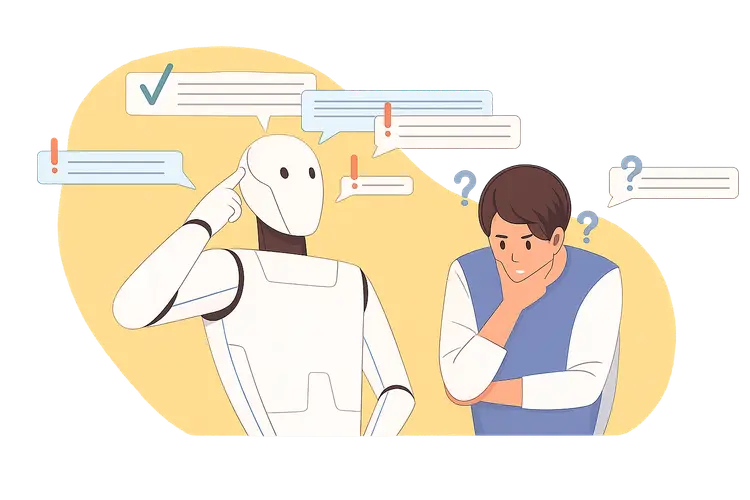
#> input picture frontend/.next/dev/cache/images/7q58CKzg7CNOY7ApJglathxj9_qNiTQ9TF8xDW1J9GE/14400.1782273585156.MlfGrf5TFdXEvrw17TzLQF3LCq52mcF9yDaaZwYTH5E.Vy8iMjNhODUwLTE5ZWY2ZWNiYzRhIg.webp, 750 x 500 px
$ python pipeline_gradiente.py --input ../frontend/.next/dev/cache/images/7q58CKzg7CNOY7ApJglathxj9_qNiTQ9TF8xDW1J9GE/14400.1782273585156.MlfGrf5TFdXEvrw17TzLQF3LCq52mcF9yDaaZwYTH5E.Vy8iMjNhODUwLTE5ZWY2ZWNiYzRhIg.webp
#> lines starting #> are read from the running program, lines starting #| are printed output that depends on the picture
import argparse
import json
from pathlib import Path

import numpy as np
import matplotlib.pyplot as plt
from PIL import Image
from matplotlib.patches import FancyBboxPatch

TAMANHO_RESIZE = (224, 224)

# Limiares para o veredito
LIMIAR_PCA_SUSPEITO = 1.5
LIMIAR_MAGNITUDE_SUSPEITA = 30.0

def _carregar_imagem(caminho: str) -> Image.Image:
    """
    Abre a imagem e converte para RGB.
    """
    return Image.open(caminho).convert("RGB")


def _aplicar_resize(imagem: Image.Image) -> Image.Image:
    """
    Padroniza o tamanho da imagem.
    """
    return imagem.resize(TAMANHO_RESIZE, Image.LANCZOS)


def _aplicar_grayscale(imagem: Image.Image) -> Image.Image:
    """
    Converte para escala de cinza mantendo 3 canais.
    """
    return imagem.convert("L").convert("RGB")

def _calcular_luminancia(imagem: Image.Image) -> np.ndarray:

    arr = np.array(
        imagem,
        dtype=np.float32
    )

    return (
        0.2126 * arr[:, :, 0] +
        0.7152 * arr[:, :, 1] +
        0.0722 * arr[:, :, 2]
    )


def _calcular_gradientes(
    luminancia: np.ndarray
) -> tuple:

    gx = np.diff(
        luminancia,
        axis=1
    )

    gy = np.diff(
        luminancia,
        axis=0
    )

    gx = gx[:gx.shape[0] - 1, :]

    gy = gy[:, :gy.shape[1] - 1]

    return gx, gy


def _calcular_pca(
    gx: np.ndarray,
    gy: np.ndarray
) -> tuple:


    M = np.column_stack([
        gx.flatten(),
        gy.flatten()
    ])

    M = M - M.mean(axis=0)

    C = (
        M.T @ M
    ) / M.shape[0]

    autovalores = np.sort(
        np.linalg.eigvalsh(C)
    )[::-1]

    razao = (
        autovalores[0] /
        (autovalores[1] + 1e-10)
    )

    magnitude = float(
        np.sqrt(
            gx**2 + gy**2
        ).mean()
    )

    return (
        round(float(razao), 2),
        round(magnitude, 2)
    )


def _gerar_imagem_gradiente(
    gx: np.ndarray,
    gy: np.ndarray
) -> Image.Image:
    """
    Gera a imagem visual do campo de gradiente.
    """

    magnitude = np.sqrt(
        gx**2 + gy**2
    )

    # Evita divisão por zero
    if magnitude.max() == 0:
        magnitude_norm = np.zeros_like(
            magnitude,
            dtype=np.uint8
        )
    else:
        magnitude_norm = (
            magnitude /
            magnitude.max() *
            255
        ).astype(np.uint8)

    return Image.fromarray(
        magnitude_norm
    )

def _calcular_veredito(
    razao: float,
    magnitude: float
) -> tuple:
    """
    Combina somente as métricas do Gradiente:

        - Razão PCA
        - Magnitude média

    Cada critério suspeito soma 1 ponto.

    0 pontos:
        POSSIVELMENTE AUTÊNTICA

    1 ponto:
        INCONCLUSIVA

    2 pontos:
        POSSIVELMENTE MANIPULADA
    """

    pontos = 0
    detalhes = []

    # PCA
    if razao < LIMIAR_PCA_SUSPEITO:

        pontos += 1

        detalhes.append(
            f"PCA baixo ({razao})"
        )

    # Magnitude
    if magnitude > LIMIAR_MAGNITUDE_SUSPEITA:

        pontos += 1

        detalhes.append(
            f"magnitude alta ({magnitude})"
        )

    # Veredito
    if pontos == 0:

        return (
            "POSSIVELMENTE\nAUTÊNTICA",
            "#2e7d32",
            pontos,
            detalhes
        )

    elif pontos == 1:

        return (
            "INCONCLUSIVA",
            "#e65100",
            pontos,
            detalhes
        )

    else:

        return (
            "POSSIVELMENTE\nMANIPULADA",
            "#b71c1c",
            pontos,
            detalhes
        )

def _gerar_figura(
    original,
    grayscale,
    gradiente,
    razao,
    magnitude,
    veredito,
    cor,
    nome
) -> plt.Figure:
    """
    Relatório visual com 4 painéis:

        original
        grayscale
        gradiente
        veredito
    """

    fig = plt.figure(
        figsize=(6, 6)
    )

    fig.patch.set_facecolor(
        "#f5f5f5"
    )

    fig.suptitle(
        f"Análise Gradiente",
        fontsize=13,
        fontweight="bold",
        color="black"
    )

    ax1 = fig.add_subplot(
        2,
        2,
        1
    )

    ax1.imshow(
        original
    )

    ax1.set_title(
        "Original",
        fontsize=10,
        color="black"
    )

    ax1.axis("off")

    ax2 = fig.add_subplot(
        2,
        2,
        2
    )

    ax2.imshow(
        grayscale,
        cmap="gray"
    )

    ax2.set_title(
        "Grayscale",
        fontsize=10,
        color="black"
    )

    ax2.axis("off")

    ax3 = fig.add_subplot(
        2,
        2,
        3
    )

    ax3.imshow(
        gradiente,
        cmap="inferno"
    )

    ax3.set_title(
        f"Gradiente\n"
        f"PCA: {razao} | mag: {magnitude}",
        fontsize=10,
        color="black"
    )

    ax3.axis("off")

    ax4 = fig.add_subplot(
        2,
        2,
        4
    )

    ax4.set_facecolor(
        cor
    )

    ax4.set_xlim(
        0,
        1
    )

    ax4.set_ylim(
        0,
        1
    )

    ax4.add_patch(
        FancyBboxPatch(
            (0, 0),
            1,
            1,
            boxstyle="square,pad=0",
            facecolor=cor,
            transform=ax4.transAxes,
            zorder=0
        )
    )

    ax4.text(
        0.5,
        0.60,
        veredito,
        color="black",
        fontsize=11,
        fontweight="bold",
        ha="center",
        va="center",
        multialignment="center",
        zorder=1
    )

    ax4.text(
        0.5,
        0.20,
        (
            f"PCA: {razao}\n"
            f"Magnitude: {magnitude}\n\n"
            "indicativo — não conclusivo"
        ),
        color="black",
        fontsize=8,
        ha="center",
        va="center",
        zorder=1
    )

    ax4.set_title(
        "Veredito",
        fontsize=10,
        color="black"
    )

    ax4.axis("off")

    plt.tight_layout(rect=(0, 0, 1, 0.96))

    return fig

def processar_gradiente(
    caminho: str
) -> dict:
    """
    Processa uma imagem somente com:

        - Gradiente
        - PCA
        - Magnitude média
        - Veredito

    Retorna um dicionário com os resultados.
    """

    nome = (
        caminho
        .split("/")[-1]
        .split("\\")[-1]
    )

    # Carregamento
    imagem = _carregar_imagem(
        caminho
    )

    # Resize
    imagem = _aplicar_resize(
        imagem
    )

    # Grayscale
    grayscale = _aplicar_grayscale(
        imagem
    )

    # Luminância
    luminancia = _calcular_luminancia(
        imagem
    )

    # Gradientes
    gx, gy = _calcular_gradientes(
        luminancia
    )

    # PCA + magnitude
    razao, magnitude = _calcular_pca(
        gx,
        gy
    )

    # Imagem do gradiente
    gradiente_img = _gerar_imagem_gradiente(
        gx,
        gy
    )

    # Veredito
    veredito, cor, pontos, detalhes = (
        _calcular_veredito(
            razao,
            magnitude
        )
    )

    # Figura
    figura = _gerar_figura(
        imagem,
        grayscale,
        gradiente_img,
        razao,
        magnitude,
        veredito,
        cor,
        nome
    )

    return {
        "imagem_original": imagem,
        "imagem_gradiente": gradiente_img,
        "imagem_grayscale": grayscale,
        "razao_pca": razao,
        "magnitude_media": magnitude,
        "veredito": veredito.replace(
            "\n",
            " "
        ),
        "cor_veredito": cor,
        "pontos": pontos,
        "detalhes": detalhes,
        "figura": figura
    }

def _salvar_figura(figura: plt.Figure, output_dir: Path, nome_base: str) -> Path:
    output_dir.mkdir(parents=True, exist_ok=True)
    destino = output_dir / f"{nome_base}_gradiente.png"
    figura.savefig(destino, dpi=200, bbox_inches="tight")
    plt.close(figura)
    return destino


def _executar_cli(caminho: str, output_dir: str) -> dict:
    caminho_resolvido = Path(caminho).resolve()
    resultado = processar_gradiente(str(caminho_resolvido))
    saida = _salvar_figura(
        resultado["figura"],
        Path(output_dir).resolve(),
        caminho_resolvido.stem.replace(" ", "_").lower(),
    )

    return {
        "operation": "gradiente",
        "image": str(saida),
        "metrics": {
            "razaoPca": resultado["razao_pca"],
            "magnitudeMedia": resultado["magnitude_media"],
            "pontos": resultado["pontos"],
        },
        "summary": (
            f"Gradiente da imagem {caminho_resolvido.name}: "
            f"{resultado['veredito']} (PCA {resultado['razao_pca']}, "
            f"magnitude {resultado['magnitude_media']})."
        ),
    }


if __name__ == "__main__":
    parser = argparse.ArgumentParser(description="Pipeline Gradiente do VeriScan")
    parser.add_argument("--input", help="Caminho da imagem a ser analisada")
    parser.add_argument("--output-dir", help="Pasta para salvar o resultado")
    args = parser.parse_args()

    if args.input and args.output_dir:
        print(json.dumps(_executar_cli(args.input, args.output_dir), ensure_ascii=True))
    else:

        import tkinter as tk
        from tkinter import filedialog

        root = tk.Tk()
        root.withdraw()

        caminho = filedialog.askopenfilename(
            title="Escolha uma imagem para Gradiente",
            filetypes=[
                (
                    "Imagens",
                    "*.jpg *.jpeg *.png *.bmp *.webp"
                )
            ]
        )
#> the answer given: ../frontend/.next/dev/cache/images/7q58CKzg7CNOY7ApJglathxj9_qNiTQ9TF8xDW1J9GE/14400.1782273585156.MlfGrf5TFdXEvrw17TzLQF3LCq52mcF9yDaaZwYTH5E.Vy8iMjNhODUwLTE5ZWY2ZWNiYzRhIg.webp

        root.destroy()

        if caminho:

            resultado = processar_gradiente(
                caminho
            )
#> in _carregar_imagem, `return Image.open(caminho).convert("RGB")`:
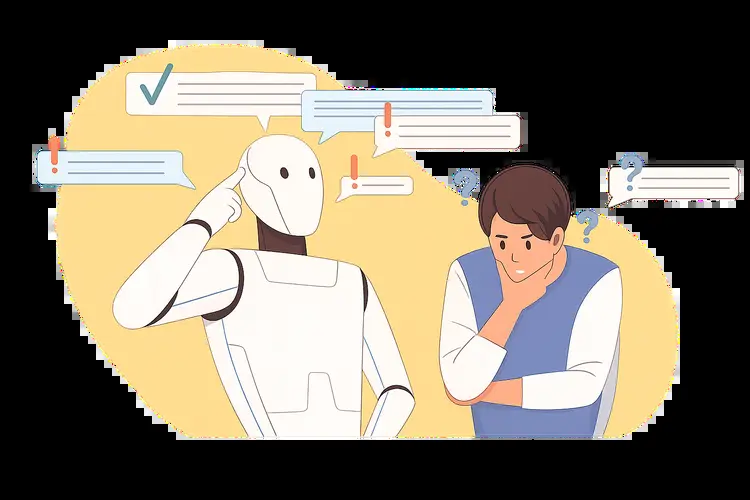
#> returned value: PIL image 750x500 RGB; mean R, G, B 126, 117.6, 102.1
#> in _aplicar_resize, `return imagem.resize(TAMANHO_RESIZE, Image.LANCZOS)`:
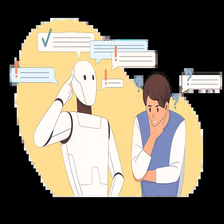
#> returned value: PIL image 224x224 RGB; mean R, G, B 125.9, 117.7, 102.2
#> in _aplicar_grayscale, `return imagem.convert("L").convert("RGB")`:
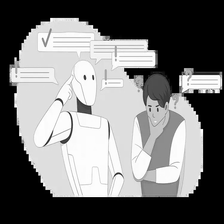
#> returned value: PIL image 224x224 RGB; min 0, max 255, mean 118.4
#> in _calcular_gradientes, `gx = np.diff( luminancia, axis=1 )`:
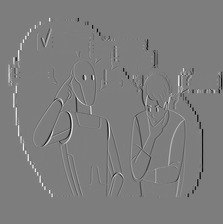
#> gx: shape (224, 223) float32; min -222, max 227.3, mean 0; drawn with min black and max white
#> in _calcular_gradientes, `gy = np.diff( luminancia, axis=0 )`:
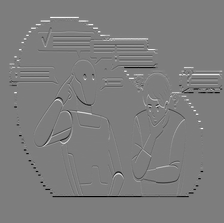
#> gy: shape (223, 224) float32; min -219.6, max 225.6, mean 0; drawn with min black and max white
#> in _calcular_pca, `M = np.column_stack([ gx.flatten(), gy.flatten() ])`: M = 49729 pairs, first value -222 to 227.3, second value -219.6 to 225.6
#> in _calcular_pca, `C = ( M.T @ M ) / M.shape[0]`: C = [[462.3, 45.67], [45.67, 488.7]]
#> in _calcular_pca, `autovalores = np.sort( np.linalg.eigvalsh(C) )[::-1]`: autovalores = [523, 428]
#> in _calcular_pca, `razao = ( autovalores[0] / (autovalores[1] + 1e-10) )`: razao = 1.22
#> in _calcular_pca, `magnitude = float( np.sqrt( gx**2 + gy**2 ).mean() )`: magnitude = 10.92
#> in processar_gradiente, `razao, magnitude = _calcular_pca( gx, gy )`: razao = 1.22; magnitude = 10.92
#> in _gerar_imagem_gradiente, `magnitude = np.sqrt( gx**2 + gy**2 )`:
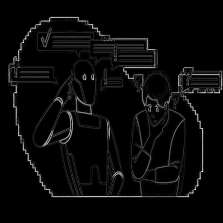
#> magnitude: shape (223, 223) float32; min 0, max 288.9, mean 10.9; drawn with min black and max white
#> in processar_gradiente, `veredito, cor, pontos, detalhes = ( _calcular_veredito( razao, magnitu..`: veredito = 'INCONCLUSIVA'; cor = '#e65100'; pontos = 1; detalhes = ['PCA baixo (1.22)']
#> resultado = 10 items

            print(
                f"Razão PCA       : "
                f"{resultado['razao_pca']}"
            )
#| Razão PCA       : 1.22

            print(
                f"Magnitude média : "
                f"{resultado['magnitude_media']}"
            )
#| Magnitude média : 10.92

            print(
                f"Veredito        : "
                f"{resultado['veredito']}"
            )
#| Veredito        : INCONCLUSIVA

            plt.show()
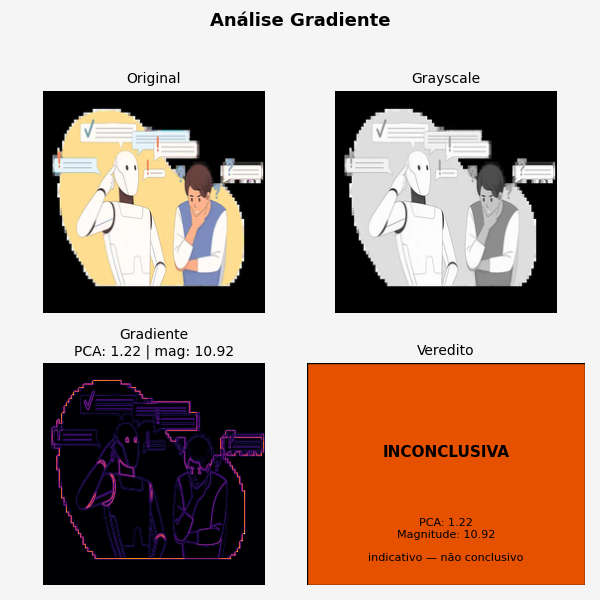
#> figure drawn by matplotlib, 4 panels
